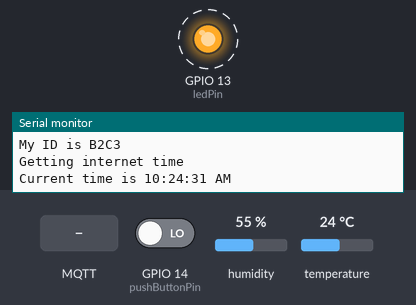
The sketch below on a simulated ESP8266 (NodeMCU). On the bench: output pins drawn as LEDs (lit = HIGH), the last lines printed to the serial monitor. Dashed ring = blinking. Inputs (shaded band) come from the test bench; at power-on: GPIO 14 (pushButtonPin) LOW, humidity 55 %, temperature 24 °C. WiFi joins after 1.5 s; servers stay silent unless stated; network time is answered at once with the bench clock; the local clock reads 2024-03-15 10:24:30 at power-on unless the sketch sets it; no MQTT or app messages arrive unless stated.

Above: at 2.7 s.
2.8 s: MQTT message "0" arrives on the first subscribed topic
At 3.5 s:
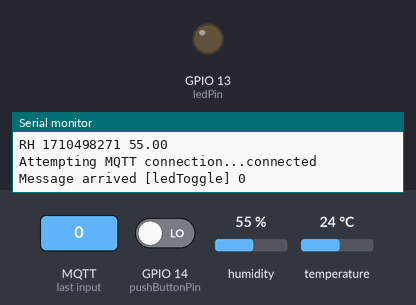
4.8 s: MQTT message "1" arrives on the first subscribed topic
At 9.2 s:
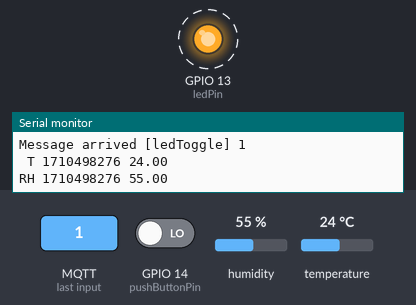
Timing chart, 0 to 18.3 s (numbered marks = the images above; inputs shaded):
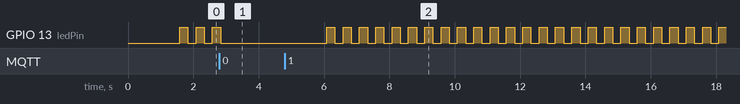

The sketch:

TandRHUsingMQTT.ino
```cpp
/**************************************************
 * Program to get T/RH data from sensor package and
 * broadcast in via MQTT from an ESP8266.
 *************************************************/
#include <ESP8266WiFi.h>  // ESP8266 Wifi library
#include <PubSubClient.h> // MQTT library

// These libraries are used to synch the controller time with
// internet time
#include <WifiUDP.h>
#include <NTPClient.h>
#include <Time.h>
#include <TimeLib.h>
#include <Timezone.h>

// Sensor board library
#include "SparkFun_Si7021_Breakout_Library.h"

// Rename 'WifiSettingsTemplate.h' file to 'WifiSettings.h'
//  and edit file with appropriate wifi settings
#include "WifiSettings.h"
//**************************************************
// Static location of my MQTT server
#define mqtt_server "192.168.1.25"

// Used to get and convert internet time to local time
#define NTP_OFFSET   60 * 60      // In seconds
#define NTP_INTERVAL 60 * 1000    // In miliseconds
#define NTP_ADDRESS  "us.pool.ntp.org"
//**************************************************
// Global variables
static float RH;
static float T;

static unsigned long currentms;
static unsigned long lastSync;

static byte mac[6];
static char myName[] = "xxxx\0";

static bool pushButtonPressed = false;
static bool ledState = false;
static byte ledToggleState = 1;

//**************************************************
// Hardware parameters
Weather sensor;
const byte ledPin = 13;
const byte pushButtonPin = 14;
//**************************************************
// Network declarations
WiFiClient espClient;
PubSubClient client(espClient);
WiFiUDP ntpUDP;
NTPClient timeClient(ntpUDP, NTP_ADDRESS, NTP_OFFSET, NTP_INTERVAL);

//**************************************************
// Internet time
// See simpleGetTimeExample for better descriptions of what's going
//  on in this function.
static unsigned long epochTime;
static time_t localTime, utc;
static TimeChangeRule usEDT = {"EDT", Second, Sun, Mar, 2, -300};  //UTC - 5 hours - change this as needed
static TimeChangeRule usEST = {"EST", First, Sun, Nov, 2, -360};   //UTC - 6 hours - change this as needed
Timezone usEastern(usEDT, usEST);
const char * ampm[] = {"AM", "PM"} ;
bool establishLocalTime() {
  if (WiFi.status() == WL_CONNECTED) {
    Serial.println("Getting internet time");
    timeClient.update();
    epochTime =  timeClient.getEpochTime();
    utc = epochTime;
    localTime = usEastern.toLocal(utc);
    Serial.print("Current time is ");Serial.print(hourFormat12(localTime));
    Serial.print(":");Serial.print(minute(localTime));
    Serial.print(":");Serial.print(second(localTime));
    Serial.print(" ");Serial.println(ampm[isPM(localTime)]);
    lastSync = currentms/1000;
    return true;
  }
  else
  {
    Serial.println("Getting internet time failed");
    return false;
  }
}

//**************************************************
// Helper function to convert mac address bytes to chars
char convertHexToChar(byte in) {
  if (in < 10)
    return in+48;
   else
    return in+55;
}

//**************************************************
// Called via pushbutton interrupt, using latch logic
//  mechanism to prevent switch bounce from interfering
void capturePushButton() {
  pushButtonPressed = true;
}

//**************************************************
// MQTT reconnect function.
void reconnect() {
  // Loop until we're reconnected
  while (!client.connected()) {
    Serial.print("Attempting MQTT connection...");
    // Attempt to connect
    if (client.connect("ESP8266Client")) {
      Serial.println("connected");
      // Once connected subscribe to topics
      client.subscribe("ledToggle");
      client.subscribe("reset");
    } else {
      Serial.print("failed, rc=");
      Serial.print(client.state());
      Serial.println(" try again in 5 seconds");
      // Wait 5 seconds before retrying
      delay(5000);
    }
  }
}

//**************************************************
// Called when MQTT message arrives
// Parse commands in this function.
void callback(char* topic, byte* thisPayload, unsigned int lPayload) {
  Serial.print("Message arrived [");
  Serial.print(topic);
  Serial.print("] ");
  // The reset doesn't put the ESP back in a working state if the
  //  serial cable is still connected to the device.
  if (strncmp(topic,"reset",5) == 0)
  {
    Serial.println("Reseting ESP in 3 seconds...");
    delay(3000);
    ESP.restart();
  }
  else if (strncmp(topic,"ledToggle",9) == 0)
  {
    for (int i = 0; i < lPayload; i++) {
      char receivedChar = (char)thisPayload[i];
      Serial.print(receivedChar);
      if (receivedChar == '0')
        ledToggleState = 0;
      if (receivedChar == '1')
        ledToggleState = 1;
    }
    Serial.println();
  }
  else
  {Serial.println("Unrecognized command via MQTT: ");}

}

//=============================================================
void setup() {
  // Establish arduino specifics
  Serial.begin(9600);
  pinMode(ledPin, OUTPUT);
  attachInterrupt(digitalPinToInterrupt(pushButtonPin), capturePushButton, CHANGE);

  // Establish wifi credentials
  const char* wifiName = MyWifiName;
  const char* wifiPass = MyWifiPass;

  Serial.print("Connecting to ");
  Serial.println(wifiName);

  WiFi.begin(wifiName, wifiPass);

  while (WiFi.status() != WL_CONNECTED) {
    delay(500);
    Serial.print(".");
  }

  Serial.println("");
  Serial.println("WiFi connected");
  Serial.println("IP address: ");
  Serial.println(WiFi.localIP());
  Serial.println();
  WiFi.macAddress(mac);
  Serial.print("MAC: ");
  Serial.print(mac[0], HEX); Serial.print(":");
  Serial.print(mac[1], HEX); Serial.print(":");
  Serial.print(mac[2], HEX); Serial.print(":");
  Serial.print(mac[3], HEX); Serial.print(":");
  Serial.print(mac[4], HEX); Serial.print(":");
  Serial.println(mac[5], HEX);

  myName[0] = convertHexToChar((mac[4] & B11110000) >> 4);
  myName[1] = convertHexToChar(mac[4] & B00001111);
  myName[2] = convertHexToChar((mac[5] & B11110000) >> 4);
  myName[3] = convertHexToChar(mac[5] & B00001111);
  Serial.print("My ID is ");Serial.println(myName);

  // Establish local time
  currentms = millis();
  while (!establishLocalTime())
  {
    Serial.println("Attempting again in 5 seconds");
    delay(5000);
  }


  // Establish MQTT
  client.setServer(mqtt_server, 1883);
  client.setCallback(callback);

  // Establish SI7021
  sensor.begin();
}

//=============================================================
// Timing variables
unsigned long prevBlink_ms = 0;
const long blinkRate = 250;
unsigned long prevCheckButton_ms = 0;
const int checkButtonRate = 1000;
unsigned long prevBroadcast_ms = 0;
const long broadcastRate = 3000;
unsigned long lastPress_ms = 0;
unsigned long prevSynchTime_ms = 0;
const int synchTimeRate = 5*60*1000;

void loop() {
  // get current time tick
  currentms = millis();

  // Blink LED
  if (currentms - prevBlink_ms >= blinkRate)
  {
    prevBlink_ms = currentms;
    handleBlink();
  }

  // Sync time
  if (currentms - prevSynchTime_ms >= synchTimeRate)
  {
    prevSynchTime_ms = currentms;
    establishLocalTime();
  }

  // Get T/RH and send to MQTT server
  if (currentms - prevBroadcast_ms >= broadcastRate)
  {
    prevBroadcast_ms = currentms;
    handleBroadcast();
  }

  // Check to see if push button is pressed, timing on this
  //  is such as to prevent switch bounce from triggering
  //  multiple calls.
  if (currentms - prevCheckButton_ms >= checkButtonRate)
  {
    if (pushButtonPressed == true)
    {
      lastPress_ms = currentms;
    }
  }
}

//-------------------------------
// Function doesn't do anything right now, but if push button is
//  pressed this is where interrupt work goes
void handleSubscribe() {
  pushButtonPressed = false;
}

// Toggle the LED
void handleBlink() {
  if (ledToggleState == 1)
    ledState = !ledState;
  else
    ledState = false;
  digitalWrite(ledPin, ledState);
}

//**************************************************
// Get, format, and send data for MQTT
//  Character arrays used over Strings for stability
static char payloadVal[] = "xxx.xx\0";
static char payloadTime[] = "xxxxxxxxxx\0";
static char payloadT[] = "xxxxxxxxxx xxx.xx\0";
static char payloadRH[] = "xxxxxxxxxx xxx.xx\0";
static char topicT[] = "xxxx/T\0";
static char topicRH[] = "xxxx/RH\0";
static int timeSinceLastSync;

void handleBroadcast() {
  // Get sensor data
  RH = sensor.getRH();
  T = sensor.getTemp();
  Serial.print(" T "); Serial.print(localTime+timeSinceLastSync);Serial.print(" ");Serial.println(T);
  Serial.print("RH "); Serial.print(localTime+timeSinceLastSync);Serial.print(" ");Serial.println(RH);

  if (!client.connected()) {
    reconnect();
  }
  client.loop();

  for (int i = 0;i < 4;i++)
    {topicT[i] = myName[i];topicRH[i] = myName[i];}


  // Convert local stored time to character string
  timeSinceLastSync = currentms/1000-lastSync;
  itoa(localTime+timeSinceLastSync,payloadTime,10);

  // Convert temperature value to string and write to
  //  array. Insert converted time stamp into same array.
  //  Publish string to MQTT server
  dtostrf(T, 7, 2, payloadVal);
  for (int i = 0;i < 11;i++) {
    payloadT[i] = payloadTime[i];
  }
  for (int i = 0;i < 7;i++) {
    payloadT[i+10] = payloadVal[i];
  }
  client.publish(topicT, payloadT, true);

  // Convert RH value to string and write to
  //  array. Insert converted time stamp into same array
  //  Publish string to MQTT server
  dtostrf(RH, 7, 2, payloadVal);
  for (int i = 0;i < 11;i++) {
    payloadRH[i] = payloadTime[i];
  }
  for (int i = 0;i < 7;i++) {
    payloadRH[i+10] = payloadVal[i];
  }
  client.publish(topicRH, payloadRH, true);
}

//=============================================================
```

WifiSettingsTemplate.h
```cpp
#define MyWifiName "MySSID"
#define MyWifiPass "Mypassphrase"
```

Measured:
- after the input at 2.8 s, GPIO 13 (ledPin): goes on until 2.8 s, then stays LOW
- after the input at 4.8 s, GPIO 13 (ledPin): alternates HIGH for 0.25 s and LOW for 0.25 s, starting after 1.3 s
- by itself, GPIO 13 (ledPin): alternates HIGH for 0.25 s and LOW for 0.25 s
